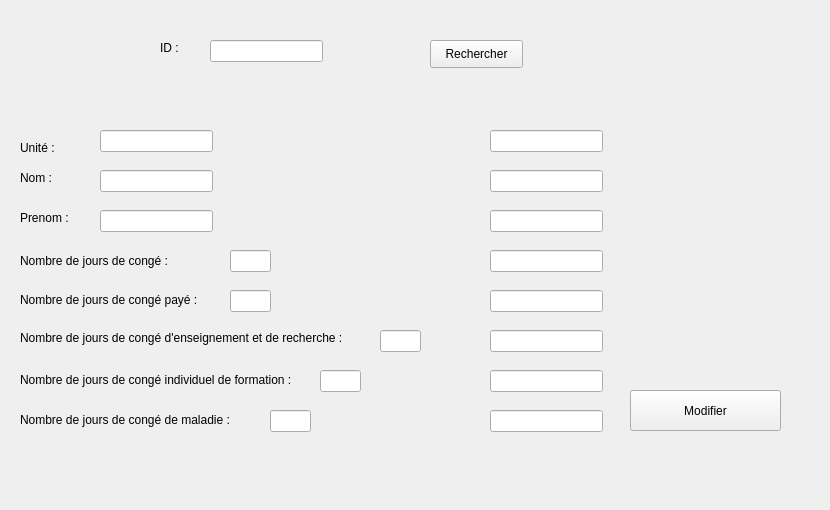
        <widget class="QWidget" name="tab_4">
         <attribute name="icon">
          <iconset>
           <normaloff>edit.jpg</normaloff>edit.jpg</iconset>
         </attribute>
         <attribute name="title">
          <string>Modifier</string>
         </attribute>
         <widget class="QLabel" name="label_37">
          <property name="geometry">
           <rect>
            <x>160</x>
            <y>40</y>
            <width>56</width>
            <height>16</height>
           </rect>
          </property>
          <property name="text">
           <string>ID :</string>
          </property>
         </widget>
         <widget class="QLabel" name="label_38">
          <property name="geometry">
           <rect>
            <x>20</x>
            <y>140</y>
            <width>56</width>
            <height>16</height>
           </rect>
          </property>
          <property name="text">
           <string>Unité :</string>
          </property>
         </widget>
         <widget class="QLineEdit" name="lineEdit_35">
          <property name="geometry">
           <rect>
            <x>210</x>
            <y>40</y>
            <width>113</width>
            <height>22</height>
           </rect>
          </property>
         </widget>
         <widget class="QLineEdit" name="lineEdit_36">
          <property name="geometry">
           <rect>
            <x>100</x>
            <y>130</y>
            <width>113</width>
            <height>22</height>
           </rect>
          </property>
         </widget>
         <widget class="QLabel" name="label_39">
          <property name="geometry">
           <rect>
            <x>20</x>
            <y>250</y>
            <width>191</width>
            <height>21</height>
           </rect>
          </property>
          <property name="text">
           <string>Nombre de jours de congé :</string>
          </property>
         </widget>
         <widget class="QLineEdit" name="lineEdit_37">
          <property name="geometry">
           <rect>
            <x>230</x>
            <y>250</y>
            <width>41</width>
            <height>22</height>
           </rect>
          </property>
         </widget>
         <widget class="QLabel" name="label_40">
          <property name="geometry">
           <rect>
            <x>20</x>
            <y>290</y>
            <width>201</width>
            <height>20</height>
           </rect>
          </property>
          <property name="text">
           <string>Nombre de jours de congé payé :</string>
          </property>
         </widget>
         <widget class="QLineEdit" name="lineEdit_38">
          <property name="geometry">
           <rect>
            <x>230</x>
            <y>290</y>
            <width>41</width>
            <height>22</height>
           </rect>
          </property>
         </widget>
         <widget class="QLabel" name="label_41">
          <property name="geometry">
           <rect>
            <x>20</x>
            <y>330</y>
            <width>361</width>
            <height>16</height>
           </rect>
          </property>
          <property name="text">
           <string>Nombre de jours de congé d'enseignement et de recherche :</string>
          </property>
         </widget>
         <widget class="QLineEdit" name="lineEdit_39">
          <property name="geometry">
           <rect>
            <x>380</x>
            <y>330</y>
            <width>41</width>
            <height>22</height>
           </rect>
          </property>
         </widget>
         <widget class="QLabel" name="label_42">
          <property name="geometry">
           <rect>
            <x>20</x>
            <y>370</y>
            <width>301</width>
            <height>20</height>
           </rect>
          </property>
          <property name="text">
           <string>Nombre de jours de congé individuel de formation :</string>
          </property>
         </widget>
         <widget class="QLineEdit" name="lineEdit_40">
          <property name="geometry">
           <rect>
            <x>320</x>
            <y>370</y>
            <width>41</width>
            <height>22</height>
           </rect>
          </property>
         </widget>
         <widget class="QLabel" name="label_43">
          <property name="geometry">
           <rect>
            <x>20</x>
            <y>410</y>
            <width>231</width>
            <height>20</height>
           </rect>
          </property>
          <property name="text">
           <string>Nombre de jours de congé de maladie :</string>
          </property>
         </widget>
         <widget class="QLineEdit" name="lineEdit_41">
          <property name="geometry">
           <rect>
            <x>270</x>
            <y>410</y>
            <width>41</width>
            <height>22</height>
           </rect>
          </property>
         </widget>
         <widget class="QPushButton" name="pushButton_13">
          <property name="geometry">
           <rect>
            <x>630</x>
            <y>390</y>
            <width>151</width>
            <height>41</height>
           </rect>
          </property>
          <property name="text">
           <string>Modifier</string>
          </property>
          <property name="icon">
           <iconset>
            <normaloff>edit.jpg</normaloff>edit.jpg</iconset>
          </property>
         </widget>
         <widget class="QLabel" name="label_59">
          <property name="geometry">
           <rect>
            <x>-5</x>
            <y>-15</y>
            <width>821</width>
            <height>501</height>
           </rect>
          </property>
          <property name="text">
           <string/>
          </property>
          <property name="pixmap">
           <pixmap>../fond-texture-grunge-abstrait-bleu-marine_145345-4.jpg</pixmap>
          </property>
          <property name="scaledContents">
           <bool>true</bool>
          </property>
         </widget>
         <widget class="QLabel" name="label_25">
          <property name="geometry">
           <rect>
            <x>20</x>
            <y>210</y>
            <width>56</width>
            <height>16</height>
           </rect>
          </property>
          <property name="text">
           <string>Prenom :</string>
          </property>
         </widget>
         <widget class="QLabel" name="label_26">
          <property name="geometry">
           <rect>
            <x>20</x>
            <y>170</y>
            <width>56</width>
            <height>16</height>
           </rect>
          </property>
          <property name="text">
           <string>Nom :</string>
          </property>
         </widget>
         <widget class="QLineEdit" name="lineEdit_23">
          <property name="geometry">
           <rect>
            <x>100</x>
            <y>170</y>
            <width>113</width>
            <height>22</height>
           </rect>
          </property>
         </widget>
         <widget class="QLineEdit" name="lineEdit_24">
          <property name="geometry">
           <rect>
            <x>100</x>
            <y>210</y>
            <width>113</width>
            <height>22</height>
           </rect>
          </property>
         </widget>
         <widget class="QLineEdit" name="lineEdit_25">
          <property name="geometry">
           <rect>
            <x>490</x>
            <y>130</y>
            <width>113</width>
            <height>22</height>
           </rect>
          </property>
         </widget>
         <widget class="QLineEdit" name="lineEdit_26">
          <property name="geometry">
           <rect>
            <x>490</x>
            <y>170</y>
            <width>113</width>
            <height>22</height>
           </rect>
          </property>
         </widget>
         <widget class="QLineEdit" name="lineEdit_27">
          <property name="geometry">
           <rect>
            <x>490</x>
            <y>210</y>
            <width>113</width>
            <height>22</height>
           </rect>
          </property>
         </widget>
         <widget class="QLineEdit" name="lineEdit_28">
          <property name="geometry">
           <rect>
            <x>490</x>
            <y>250</y>
            <width>113</width>
            <height>22</height>
           </rect>
          </property>
         </widget>
         <widget class="QLineEdit" name="lineEdit_29">
          <property name="geometry">
           <rect>
            <x>490</x>
            <y>290</y>
            <width>113</width>
            <height>22</height>
           </rect>
          </property>
         </widget>
         <widget class="QLineEdit" name="lineEdit_30">
          <property name="geometry">
           <rect>
            <x>490</x>
            <y>330</y>
            <width>113</width>
            <height>22</height>
           </rect>
          </property>
         </widget>
         <widget class="QLineEdit" name="lineEdit_31">
          <property name="geometry">
           <rect>
            <x>490</x>
            <y>370</y>
            <width>113</width>
            <height>22</height>
           </rect>
          </property>
         </widget>
         <widget class="QLineEdit" name="lineEdit_32">
          <property name="geometry">
           <rect>
            <x>490</x>
            <y>410</y>
            <width>113</width>
            <height>22</height>
           </rect>
          </property>
         </widget>
         <widget class="QPushButton" name="pushButton_14">
          <property name="geometry">
           <rect>
            <x>430</x>
            <y>40</y>
            <width>93</width>
            <height>28</height>
           </rect>
          </property>
          <property name="text">
           <string>Rechercher</string>
          </property>
         </widget>
         <zorder>label_59</zorder>
         <zorder>label_37</zorder>
         <zorder>label_38</zorder>
         <zorder>lineEdit_35</zorder>
         <zorder>lineEdit_36</zorder>
         <zorder>label_39</zorder>
         <zorder>lineEdit_37</zorder>
         <zorder>label_40</zorder>
         <zorder>lineEdit_38</zorder>
         <zorder>label_41</zorder>
         <zorder>lineEdit_39</zorder>
         <zorder>label_42</zorder>
         <zorder>lineEdit_40</zorder>
         <zorder>label_43</zorder>
         <zorder>lineEdit_41</zorder>
         <zorder>pushButton_13</zorder>
         <zorder>label_25</zorder>
         <zorder>label_26</zorder>
         <zorder>lineEdit_23</zorder>
         <zorder>lineEdit_24</zorder>
         <zorder>lineEdit_25</zorder>
         <zorder>lineEdit_26</zorder>
         <zorder>lineEdit_27</zorder>
         <zorder>lineEdit_28</zorder>
         <zorder>lineEdit_29</zorder>
         <zorder>lineEdit_30</zorder>
         <zorder>lineEdit_31</zorder>
         <zorder>lineEdit_32</zorder>
         <zorder>pushButton_14</zorder>
        </widget>
